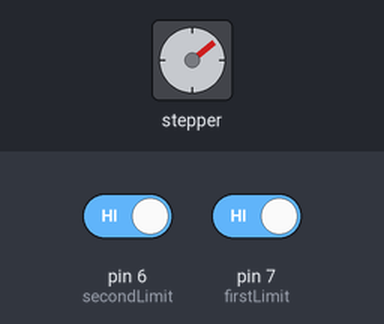
Simulated run of this sketch. Board: Arduino Uno, built with avr-gcc and run on an emulated ATmega328P. Parts: stepper motor. The inputs (shaded band) are chosen by the test bench; at power-on: pin 6 (secondLimit) HIGH, pin 7 (firstLimit) HIGH. Stepper angles assume 2048 steps per turn.

Above: at 1.9 s.
2.0 s: pin 6 (secondLimit) driven LOW
At 3.9 s:
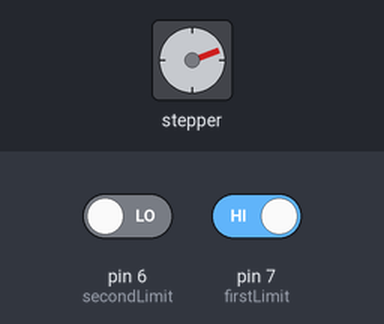
5.2 s: pin 6 (secondLimit) driven HIGH
At 6.43 s:
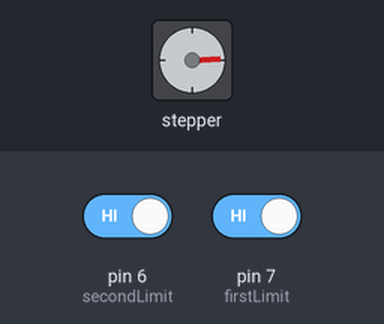
8.4 s: pin 7 (firstLimit) driven LOW
At 10.2 s:
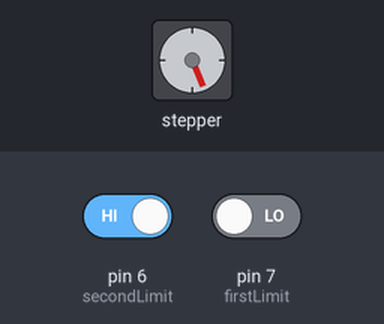
11.6 s: pin 7 (firstLimit) driven HIGH
Timing chart, 0 to 22.2 s (numbered marks = the images above; inputs shaded):
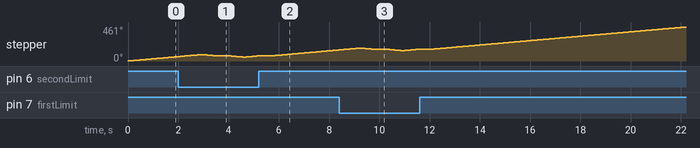

The sketch:

Stepper_Example_3.ino
```cpp
/* This program has been written (poorly) by Dan of the Simple Electronics Youtube channel
 * (www.SimpleElectronics.ca) and is available for you to do whatever you want with it as
 * long as you don't hold me responsible. But if you want to send me money for my terrible
 * coding, feel free! (www.patreon.com/SimpleElectronics)
 */

//Include the Arduino stepper library
#include <Stepper.h>

//Define some limit pins
int firstLimit = 7;
int secondLimit = 6;

//Define some Booleans to track the limit switch statuses
bool e1State = true;
bool e2State = true;
//Define a variable to flip around the rotation
int revolutionVal = 100;

//Use pin 8-11 on the arduino to IN1-IN4 on the stepper board
//Setting up the stepper
Stepper stepperName = Stepper(2048, 8, 10, 9, 11);

void setup() {

  //Set the RPM of the stepper motor
  stepperName.setSpeed(5);

  //Set the pinMode of our limit switches
  pinMode(firstLimit, INPUT_PULLUP);
  pinMode(secondLimit, INPUT_PULLUP);

}

void loop() {
    //Checking the state of the button pin and saving it in our Booleans
    e1State = digitalRead(firstLimit);
    e2State = digitalRead(secondLimit);
    //Make the stepper spin in one direction
    stepperName.step(revolutionVal);
    //If any limit switch is pressed (grounded), reverse the direction of the motor
    if (e1State == false) {
      revolutionVal = revolutionVal * -1;
      stepperName.step(revolutionVal);
      e1State = true;
      delay(500);

    }
    if (e2State == false) {
      revolutionVal = revolutionVal * -1;
      stepperName.step(revolutionVal);
      e2State = true;
      delay(500);
    }
}
```
